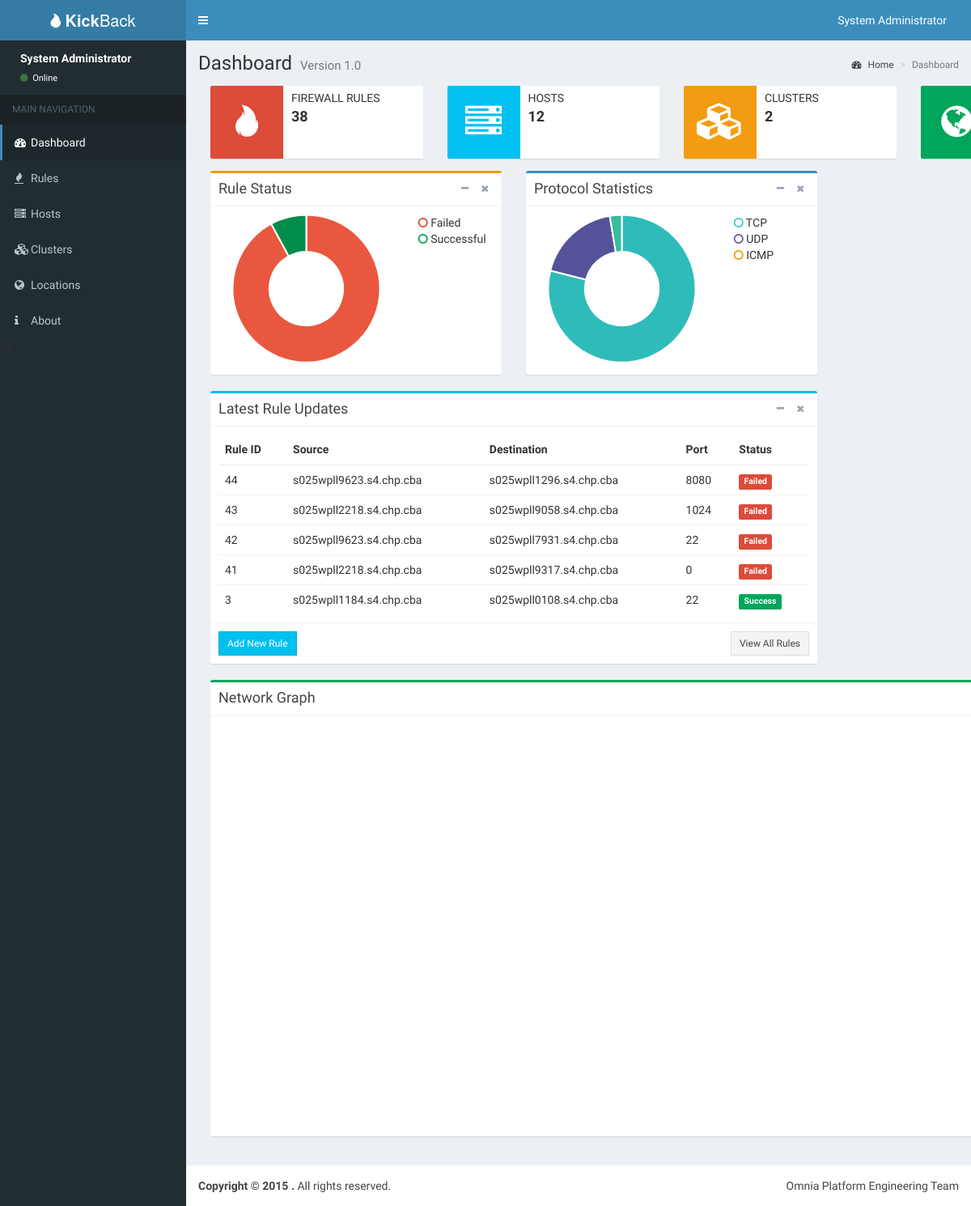
The app's page / (signed in) with its own data.
### firewalls/models.py (models this page shows, shortened)
class Rule(models.Model):
  CONNECTION_TYPE = (
      ('TCP','TCP'),
      ('UDP','UDP'),
      ('ICMP','ICMP'),
      )
  source = models.ForeignKey(Host, related_name='rule_source')
  destination = models.ForeignKey(Host, related_name='rule_destination')
  source_ip = models.IPAddressField()
  destination_ip = models.IPAddressField()
  port_number = models.IntegerField(default=0)
  connection_type = models.CharField(max_length=4, choices=CONNECTION_TYPE, default='TCP')
  approved = models.BooleanField(default=False)
  status = models.BooleanField(default=False)
  last_updated = models.DateTimeField(auto_now=True)
  class Meta:
    unique_together = (('source','destination','port_number','connection_type'),)

### clusters/models.py (models this page shows)
class Host(models.Model):
	host_name = models.CharField(max_length=50,unique=True)
	ip_address = models.IPAddressField(unique=True)
	cluster = models.ForeignKey(Cluster)
	added_at = models.DateTimeField(auto_now_add=True)
	updated_at = models.DateTimeField(auto_now=True)
 	class Meta:
		unique_together = ("host_name","ip_address")
	def __str__(self):
		return self.host_name

### firewalls/views.py (the view)
# urls.py: url(r'^$', 'IndexView'),
@login_required(login_url="/login")
def IndexView(request):
    context_dict = {}
    context_dict['rule_list'] = Rule.objects.all().order_by('-last_updated')[:5]
    context_dict['badcount'] = Rule.objects.filter(status=False).count()
    context_dict['goodcount'] = Rule.objects.filter(status=True).count()
    context_dict['tcpcount'] = Rule.objects.filter(connection_type="TCP").count()
    context_dict['udpcount'] = Rule.objects.filter(connection_type="UDP").count()
    context_dict['icmpcount'] = Rule.objects.filter(connection_type="ICMP").count()
    context_dict['rulecount'] = Rule.objects.all().count()
    context_dict['clustercount'] = Cluster.objects.all().count()
    context_dict['locationcount'] = Location.objects.all().count()
    context_dict['hostcount'] = Host.objects.all().count()
    context_dict['hosts'] = Host.objects.all()
    return render(request, 'firewalls/index.html', context_dict)

### clusters/models.py (called while the page is built)
	def __str__(self):
		return self.cluster_name

### firewalls/templates/firewalls/index.html (shortened to what this page needs)
{% extends 'firewalls/base.html' %}
{% block sidebar %}
<ul class="sidebar-menu">
  <li class="header">MAIN NAVIGATION</li>
  <li class="active"><a href="/"><i class="fa fa-dashboard"></i><span>Dashboard</span></a></li>
  <li><a href="/rule/list"><i class="fa fa-fire"></i><span>Rules</span></a></li>
  <li><a href="/host/list"><i class="fa fa-server"></i><span>Hosts</span></a></li>
  <li><a href="/cluster/list"><i class="fa fa-cubes"></i><span>Clusters</span></a></li>
  <li><a href="/location/list"><i class="fa fa-globe"></i><span>Locations</span></a></li>
  <li><a href="/about"><i class="fa fa-info"></i><span>About</span></a></li>
</section>
</aside>
{% endblock %}
{% block content %}
<div class="content-wrapper">
<section class="content-header">
<h1>
  Dashboard
  <small>Version 1.0</small>
</h1>
<ol class="breadcrumb">
  <li><a href="#"><i class="fa fa-dashboard"></i> Home</a></li>
  <li class="active">Dashboard</li>
</ol>
</section>
<section class="content">
<div class="container">
  <div class="row">
    <div class="col-md-3 col-sm-6 col-xs-12">
      <div class="info-box">
        <span class="info-box-icon bg-red"><i class="ion ion-fireball"></i></span>
        <div class="info-box-content">
          <span class="info-box-text">Firewall Rules</span>
          <span class="info-box-number">{{ rulecount }}</span>
        </div>
      </div>
    </div>
    <div class="col-md-3 col-sm-6 col-xs-12">
      <div class="info-box">
        <span class="info-box-icon bg-aqua"><i class="fa fa-server"></i></span>
        <div class="info-box-content">
          <span class="info-box-text">Hosts</span>
          <span class="info-box-number">{{hostcount}}</span>
        </div>
      </div>
    </div>
    <div class="col-md-3 col-sm-6 col-xs-12">
      <div class="info-box">
        <span class="info-box-icon bg-yellow"><i class="fa fa-cubes"></i></span>
        <div class="info-box-content">
          <span class="info-box-text">Clusters</span>
          <span class="info-box-number">{{clustercount}}</span>
        </div>
      </div>
    </div>
    <div class="col-md-3 col-sm-6 col-xs-12">
      <div class="info-box">
        <span class="info-box-icon bg-green"><i class="fa fa-globe"></i></span>
      </div>
    </div>
  </div>
</div>
<script>
var doughnutProtoData = [
  {
    value: {{ badcount }},
    color:"#E9573F",
    highlight: "#FC6E51",
    label: "Failed Rules"
  },
  {
    value: {{ goodcount }},
    color: "#008d4c",
    highlight: "#00a65a",
    label: "Succesfull Rules"
  },
];
var doughnutData = [
  {
    value: {{ tcpcount }},
    color:"#30bbbb",
    highlight: "#39CCCC",
    label: "TCP Rules"
  },
  {
    value: {{ udpcount }},
    color: "#555299",
    highlight: "#605ca8",
    label: "UDP Rules"
  },
  {
    value: {{ icmpcount }},
    color: "#37BC9B",
    highlight: "#48CFAD",
    label: "ICMP Rules"
  },
];
window.onload = function(){
  var ctxproto = document.getElementById("chartProto").getContext("2d");
  window.myDoughnut = new Chart(ctxproto).Doughnut(doughnutData, {responsive : true});
  var ctx = document.getElementById("chartStatus").getContext("2d");
  window.myDoughnut = new Chart(ctx).Doughnut(doughnutProtoData, {responsive : true,});
}
</script>
<div class="container">
    <div class="row">
      <div class="col-md-4">
        <div class="box box-warning">
          <div class="box-header with-border">
            <h3 class="box-title">Rule Status</h3>
            <div class="box-tools pull-right">
              <button class="btn btn-box-tool" data-widget="collapse"><i class="fa fa-minus"></i></button>
              <button class="btn btn-box-tool" data-widget="remove"><i class="fa fa-times"></i></button>
            </div>
          </div>
          <div class="box-body">
            <div class="row">
              <div class="col-md-8">
                <div class="chart-responsive">
                  <canvas id="chartStatus" height="380" width="450" style="width: 225px; height: 190px;"></canvas>
                </div>
              </div>
              <div class="col-md-4">
                <ul class="chart-legend clearfix">
                  <li><i class="fa fa-circle-o text-red"></i> Failed</li>
                  <li><i class="fa fa-circle-o text-green"></i> Successful</li>
                </ul>
              </div>
            </div>
          </div>
        </div>
      </div>
      <div class="col-md-4">
        <div class="box box-primary">
          <div class="box-header with-border">
            <h3 class="box-title">Protocol Statistics</h3>
            <div class="box-tools pull-right">
              <button class="btn btn-box-tool" data-widget="collapse"><i class="fa fa-minus"></i></button>
              <button class="btn btn-box-tool" data-widget="remove"><i class="fa fa-times"></i></button>
            </div>
          </div>
          <div class="box-body">
            <div class="row">
              <div class="col-md-8">
                <div class="chart-responsive">
                  <canvas id="chartProto" height="380" width="450" style="width: 225px; height: 190px;"></canvas>
                </div>
              </div>
              <div class="col-md-4">
                <ul class="chart-legend clearfix">
                  <li><i class="fa fa-circle-o text-teal"></i> TCP</li>
                  <li><i class="fa fa-circle-o text-purple"></i> UDP</li>
                  <li><i class="fa fa-circle-o text-yellow"></i> ICMP</li>
                </ul>
              </div>
            </div>
          </div>
        </div>
      </div>
    </div>
</div>
<div class="container">
  <div class="row">
    <div class="col-md-8">
      <div class="box box-info">
        <div class="box-header with-border">
          <h3 class="box-title">Latest Rule Updates</h3>
          <div class="box-tools pull-right">
            <button class="btn btn-box-tool" data-widget="collapse"><i class="fa fa-minus"></i></button>
            <button class="btn btn-box-tool" data-widget="remove"><i class="fa fa-times"></i></button>
          </div>
        </div>
        <div class="box-body">
          <div class="table-responsive">
            <table class="table no-margin">
              <thead>
                <tr>
                  <th>Rule ID</th>
                  <th>Source</th>
                  <th>Destination</th>
                  <th>Port</th>
                  <th>Status</th>
                </tr>
              </thead>
              <tbody>
                {% for rule in rule_list %}
                <tr>
                  <td>{{ rule.id }}</td>
                  <td>{{ rule.source }}</td>
                  <td>{{ rule.destination }}</td>
                  <td>{{ rule.port_number }}</td>
                  {% if rule.status %}
                  <td><span class="label label-success">Success</span></td>
                  {% else %}
                  <td><span class="label label-danger">Failed</span></td>
                  {% endif %}
                </tr>
                {% endfor %}
              </tbody>
            </table>
          </div>
        </div>
        <div class="box-footer clearfix">
          <a href="/rule/create" class="btn btn-sm btn-info btn-flat pull-left">Add New Rule</a>
          <a href="/rule/list" class="btn btn-sm btn-default btn-flat pull-right">View All Rules</a>
        </div>
      </div>
    </div>
  </div>
</div>
<div class="container">
  <div class="row">
    <div class="col-md-12">
              <div class="box box-success">
                <div class="box-header with-border">
                  <h3 class="box-title">Network Graph</h3>
                </div>
                <div class="box-body no-padding">
                  <div class="row">
                    <div class="col-md-12 col-sm-12">
                      <div class="pad">
                        <div id="visualization" style="height: 500px;">
                        </div>
                      </div>
                    </div>
                  </div>
                </div>
              </div>
            </div>
  </div>
</div>
</section>
</div>
{% endblock %}

### firewalls/templates/firewalls/base.html (shortened to what this page needs)
<!DOCTYPE html>
{% load staticfiles %}
<html>
  <head>
    <link href="{% static 'firewalls/bootstrap/css/bootstrap.min.css' %}" rel="stylesheet" type="text/css" />
    <link href="{% static 'firewalls/plugins/fontawesome/css/font-awesome.min.css' %}" rel="stylesheet" type="text/css" />
    <link href="{% static 'firewalls/plugins/ionicons/css/ionicons.min.css' %}" rel="stylesheet" type="text/css" />
    <link href="{% static 'firewalls/dist/css/AdminLTE.min.css' %}" rel="stylesheet" type="text/css" />
    <link href="{% static 'firewalls/dist/css/skins/skin-blue.min.css' %}" rel="stylesheet" type="text/css" />
    <link href="{% static 'firewalls/plugins/visjs/vis.css' %}"rel="stylesheet" type="text/css" />
    <link href="{% static 'firewalls/plugins/datatables/dataTables.bootstrap.css' %}"rel="stylesheet" type="text/css" />
  </head>
  <body class="skin-blue">
    <div class="wrapper">
      <header class="main-header">
        <a href="/" class="logo"><i class="ion ion-fireball"></i>&nbsp;<b>Kick</b>Back</a>
        <nav class="navbar navbar-static-top" role="navigation">
          <a href="#" class="sidebar-toggle" data-toggle="offcanvas" role="button">
          </a>
          <div class="navbar-custom-menu">
            <ul class="nav navbar-nav">
              <li class="dropdown user user-menu">
                <a href="#" class="dropdown-toggle" data-toggle="dropdown">
                  <span class="hidden-xs">{{ user.get_full_name|default:user.username }}</span>
                </a>
              </li>
            </ul>
          </div>
        </nav>
      </header>
      <aside class="main-sidebar">
        <section class="sidebar">
          <div class="user-panel">
            <div class="pull-left info">
              <p>{{ user.get_full_name|default:user.username }}</p>
              <a href="#"><i class="fa fa-circle text-success"></i> Online</a>
            </div>
          </div>
        {% block sidebar%}{% endblock %}
        {% block content %}{% endblock %}
      <footer class="main-footer">
        <div class="pull-right hidden-xs">
          Omnia Platform Engineering Team
        </div>
        <strong>Copyright &copy; 2015 <a href="#"></a>.</strong> All rights reserved.
      </footer>
    </div>
  </body>
</html>

### records on screen
Rule: id "44", source "s025wpll9623.s4.chp.cba", destination "s025wpll1296.s4.chp.cba", port_number "8080", status "Failed"
Rule: id "43", source "s025wpll2218.s4.chp.cba", destination "s025wpll9058.s4.chp.cba", port_number "1024", status "Failed"
Rule: id "42", source "s025wpll9623.s4.chp.cba", destination "s025wpll7931.s4.chp.cba", port_number "22", status "Failed"
Rule: id "41", source "s025wpll2218.s4.chp.cba", destination "s025wpll9317.s4.chp.cba", port_number "0", status "Failed"
Rule: id "3", source "s025wpll1184.s4.chp.cba", destination "s025wpll0108.s4.chp.cba", port_number "22", status "Success"

### other values on screen
{{ user.get_full_name|default:user.username }} "System Administrator"
{{ rulecount }} "38"
{{ hostcount }} "12"
{{ clustercount }} "2"
chart data {{ badcount }} 35
chart data {{ goodcount }} 3
chart data {{ tcpcount }} 30
chart data {{ udpcount }} 7
